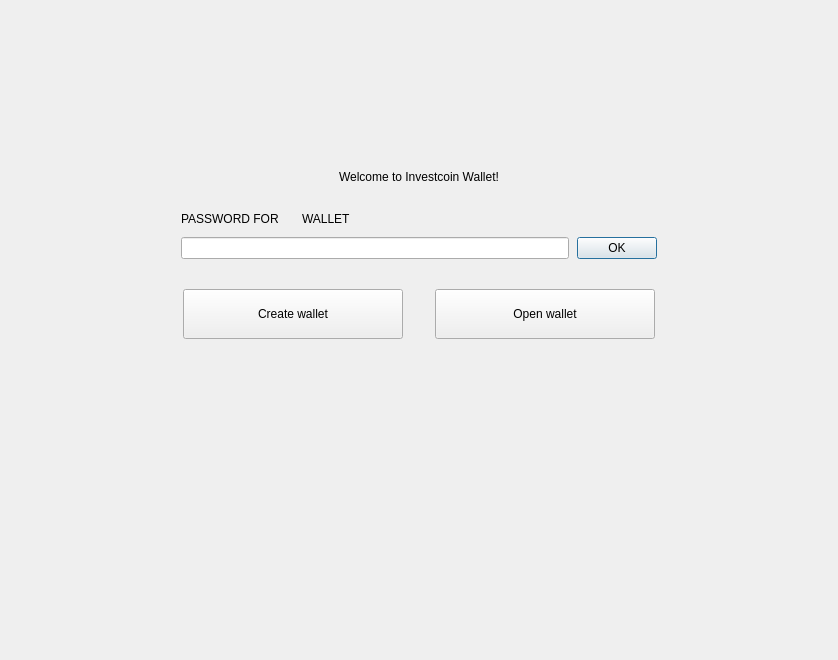
<?xml version="1.0" encoding="UTF-8"?>
<ui version="4.0">
 <class>NoWalletFrame</class>
 <widget class="QFrame" name="NoWalletFrame">
  <property name="geometry">
   <rect>
    <x>0</x>
    <y>0</y>
    <width>838</width>
    <height>660</height>
   </rect>
  </property>
  <property name="windowTitle">
   <string>Frame</string>
  </property>
  <property name="frameShape">
   <enum>QFrame::NoFrame</enum>
  </property>
  <property name="frameShadow">
   <enum>QFrame::Raised</enum>
  </property>
  <layout class="QVBoxLayout" name="verticalLayout">
   <property name="spacing">
    <number>0</number>
   </property>
   <property name="leftMargin">
    <number>0</number>
   </property>
   <property name="topMargin">
    <number>0</number>
   </property>
   <property name="rightMargin">
    <number>0</number>
   </property>
   <property name="bottomMargin">
    <number>0</number>
   </property>
   <item>
    <spacer name="verticalSpacer">
     <property name="orientation">
      <enum>Qt::Vertical</enum>
     </property>
     <property name="sizeType">
      <enum>QSizePolicy::Fixed</enum>
     </property>
     <property name="sizeHint" stdset="0">
      <size>
       <width>20</width>
       <height>170</height>
      </size>
     </property>
    </spacer>
   </item>
   <item alignment="Qt::AlignHCenter">
    <widget class="WalletGui::WalletHeaderLabel" name="m_welcomeLabel">
     <property name="text">
      <string>&lt;html&gt;&lt;head/&gt;&lt;body&gt;&lt;p&gt;Welcome to Investcoin Wallet!&lt;/p&gt;&lt;/body&gt;&lt;/html&gt;</string>
     </property>
    </widget>
   </item>
   <item>
    <spacer name="verticalSpacer_4">
     <property name="orientation">
      <enum>Qt::Vertical</enum>
     </property>
     <property name="sizeType">
      <enum>QSizePolicy::Fixed</enum>
     </property>
     <property name="sizeHint" stdset="0">
      <size>
       <width>20</width>
       <height>25</height>
      </size>
     </property>
    </spacer>
   </item>
   <item alignment="Qt::AlignHCenter">
    <widget class="QFrame" name="m_passwordFrame">
     <property name="minimumSize">
      <size>
       <width>476</width>
       <height>0</height>
      </size>
     </property>
     <property name="maximumSize">
      <size>
       <width>338</width>
       <height>16777215</height>
      </size>
     </property>
     <property name="frameShape">
      <enum>QFrame::NoFrame</enum>
     </property>
     <property name="frameShadow">
      <enum>QFrame::Raised</enum>
     </property>
     <layout class="QVBoxLayout" name="verticalLayout_2">
      <property name="spacing">
       <number>8</number>
      </property>
      <property name="leftMargin">
       <number>0</number>
      </property>
      <property name="topMargin">
       <number>0</number>
      </property>
      <property name="rightMargin">
       <number>0</number>
      </property>
      <property name="bottomMargin">
       <number>0</number>
      </property>
      <item>
       <layout class="QHBoxLayout" name="horizontalLayout_4">
        <item>
         <widget class="QLabel" name="m_passwordTextLabel">
          <property name="sizePolicy">
           <sizepolicy hsizetype="Maximum" vsizetype="Preferred">
            <horstretch>0</horstretch>
            <verstretch>0</verstretch>
           </sizepolicy>
          </property>
          <property name="styleSheet">
           <string notr="true">[errorState=&quot;true&quot;] {
  color: #ef3131;
}</string>
          </property>
          <property name="text">
           <string>PASSWORD FOR</string>
          </property>
         </widget>
        </item>
        <item>
         <widget class="QLabel" name="m_walletNameLabel">
          <property name="text">
           <string/>
          </property>
         </widget>
        </item>
        <item>
         <widget class="QLabel" name="m_walletTextLabel">
          <property name="text">
           <string>WALLET</string>
          </property>
         </widget>
        </item>
        <item>
         <spacer name="horizontalSpacer_4">
          <property name="orientation">
           <enum>Qt::Horizontal</enum>
          </property>
          <property name="sizeHint" stdset="0">
           <size>
            <width>40</width>
            <height>20</height>
           </size>
          </property>
         </spacer>
        </item>
       </layout>
      </item>
      <item>
       <layout class="QHBoxLayout" name="horizontalLayout_5">
        <item>
         <widget class="QLineEdit" name="m_passwordEdit">
          <property name="sizePolicy">
           <sizepolicy hsizetype="Expanding" vsizetype="Fixed">
            <horstretch>0</horstretch>
            <verstretch>0</verstretch>
           </sizepolicy>
          </property>
          <property name="styleSheet">
           <string notr="true">[errorState=&quot;true&quot;] {
  border-color: #ef3131;
}</string>
          </property>
          <property name="echoMode">
           <enum>QLineEdit::Password</enum>
          </property>
         </widget>
        </item>
        <item>
         <widget class="WalletGui::WalletOkButton" name="m_okButton">
          <property name="enabled">
           <bool>true</bool>
          </property>
          <property name="text">
           <string>OK</string>
          </property>
          <property name="default">
           <bool>true</bool>
          </property>
         </widget>
        </item>
       </layout>
      </item>
     </layout>
    </widget>
   </item>
   <item>
    <spacer name="verticalSpacer_2">
     <property name="orientation">
      <enum>Qt::Vertical</enum>
     </property>
     <property name="sizeType">
      <enum>QSizePolicy::Fixed</enum>
     </property>
     <property name="sizeHint" stdset="0">
      <size>
       <width>20</width>
       <height>30</height>
      </size>
     </property>
    </spacer>
   </item>
   <item>
    <layout class="QHBoxLayout" name="horizontalLayout">
     <property name="spacing">
      <number>0</number>
     </property>
     <item>
      <spacer name="horizontalSpacer_2">
       <property name="orientation">
        <enum>Qt::Horizontal</enum>
       </property>
       <property name="sizeHint" stdset="0">
        <size>
         <width>40</width>
         <height>20</height>
        </size>
       </property>
      </spacer>
     </item>
     <item>
      <widget class="WalletGui::WalletLargeBlueButton" name="m_createWalletButton">
       <property name="sizePolicy">
        <sizepolicy hsizetype="Fixed" vsizetype="Fixed">
         <horstretch>0</horstretch>
         <verstretch>0</verstretch>
        </sizepolicy>
       </property>
       <property name="minimumSize">
        <size>
         <width>220</width>
         <height>50</height>
        </size>
       </property>
       <property name="maximumSize">
        <size>
         <width>220</width>
         <height>50</height>
        </size>
       </property>
       <property name="text">
        <string>Create wallet</string>
       </property>
      </widget>
     </item>
     <item>
      <spacer name="horizontalSpacer">
       <property name="orientation">
        <enum>Qt::Horizontal</enum>
       </property>
       <property name="sizeType">
        <enum>QSizePolicy::Fixed</enum>
       </property>
       <property name="sizeHint" stdset="0">
        <size>
         <width>32</width>
         <height>20</height>
        </size>
       </property>
      </spacer>
     </item>
     <item>
      <widget class="WalletGui::WalletLargeBlueButton" name="m_openWalletButton">
       <property name="sizePolicy">
        <sizepolicy hsizetype="Fixed" vsizetype="Fixed">
         <horstretch>0</horstretch>
         <verstretch>0</verstretch>
        </sizepolicy>
       </property>
       <property name="minimumSize">
        <size>
         <width>220</width>
         <height>50</height>
        </size>
       </property>
       <property name="maximumSize">
        <size>
         <width>220</width>
         <height>50</height>
        </size>
       </property>
       <property name="text">
        <string>Open wallet</string>
       </property>
      </widget>
     </item>
     <item>
      <spacer name="horizontalSpacer_3">
       <property name="orientation">
        <enum>Qt::Horizontal</enum>
       </property>
       <property name="sizeHint" stdset="0">
        <size>
         <width>40</width>
         <height>20</height>
        </size>
       </property>
      </spacer>
     </item>
    </layout>
   </item>
   <item>
    <spacer name="verticalSpacer_3">
     <property name="orientation">
      <enum>Qt::Vertical</enum>
     </property>
     <property name="sizeHint" stdset="0">
      <size>
       <width>20</width>
       <height>376</height>
      </size>
     </property>
    </spacer>
   </item>
  </layout>
 </widget>
 <customwidgets>
  <customwidget>
   <class>WalletGui::WalletOkButton</class>
   <extends>QPushButton</extends>
   <header>Gui/Common/WalletOkButton.h</header>
  </customwidget>
  <customwidget>
   <class>WalletGui::WalletHeaderLabel</class>
   <extends>QLabel</extends>
   <header>Gui/Common/WalletTextLabel.h</header>
  </customwidget>
  <customwidget>
   <class>WalletGui::WalletLargeBlueButton</class>
   <extends>QPushButton</extends>
   <header>Gui/Common/WalletBlueButton.h</header>
  </customwidget>
 </customwidgets>
 <resources/>
 <connections>
  <connection>
   <sender>m_okButton</sender>
   <signal>clicked()</signal>
   <receiver>NoWalletFrame</receiver>
   <slot>okClicked()</slot>
   <hints>
    <hint type="sourcelabel">
     <x>498</x>
     <y>266</y>
    </hint>
    <hint type="destinationlabel">
     <x>418</x>
     <y>329</y>
    </hint>
   </hints>
  </connection>
  <connection>
   <sender>m_passwordEdit</sender>
   <signal>textChanged(QString)</signal>
   <receiver>NoWalletFrame</receiver>
   <slot>passwordChanged(QString)</slot>
   <hints>
    <hint type="sourcelabel">
     <x>374</x>
     <y>265</y>
    </hint>
    <hint type="destinationlabel">
     <x>418</x>
     <y>329</y>
    </hint>
   </hints>
  </connection>
  <connection>
   <sender>m_passwordEdit</sender>
   <signal>returnPressed()</signal>
   <receiver>m_okButton</receiver>
   <slot>click()</slot>
   <hints>
    <hint type="sourcelabel">
     <x>374</x>
     <y>265</y>
    </hint>
    <hint type="destinationlabel">
     <x>616</x>
     <y>256</y>
    </hint>
   </hints>
  </connection>
 </connections>
 <slots>
  <signal>createWalletClickedSignal()</signal>
  <signal>openWalletClickedSignal()</signal>
  <slot>okClicked()</slot>
  <slot>passwordChanged(QString)</slot>
 </slots>
</ui>
